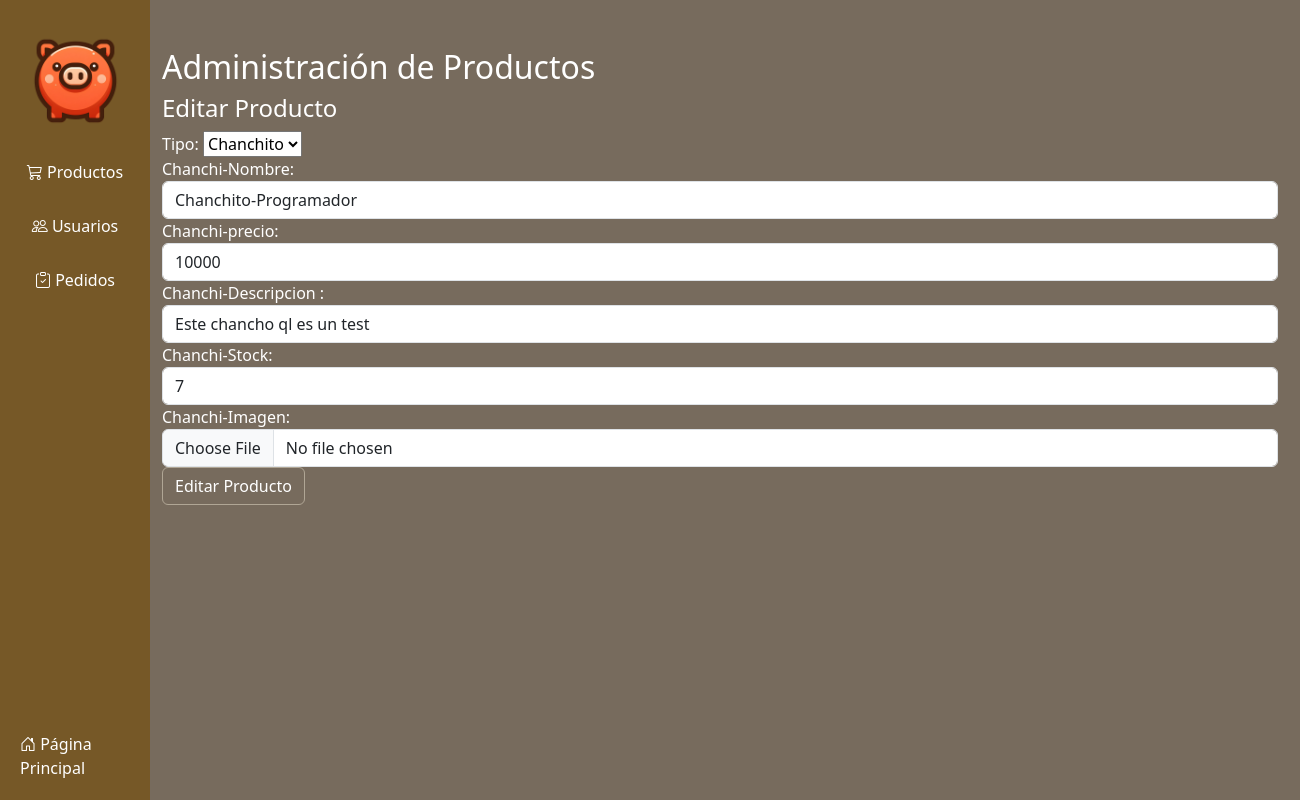
Page /dashboard/producto/1973e8eb-20bf-4ad9-8c88-ba2da3740ec2 (signed in) on the committed database.
### pagina/models.py (models this page shows, shortened)
class Producto (models.Model):
    TIPO = [
        ('C', 'Chanchito'),
        ('P', 'Paila')
    ]
    tipo = models.CharField(max_length=1,choices=TIPO, default= 'C')
    id = models.UUIDField(default=uuid.uuid4, primary_key=True, unique=True, editable=False)
    nombre = models.CharField(max_length=50,unique=True)
    descripcion = models.CharField(max_length=300)
    valor = models.IntegerField()
    stock = models.IntegerField()
    imagen = models.ImageField(upload_to="productos/")

### pagina/views.py (the view, shortened to what this page needs)
# urls.py: path('dashboard/producto/<uuid:id>',editarProducto,name="editar"),
@login_required
@permission_required("pagina.view_user",raise_exception=True)
def editarProducto(request,id):
    tipos = Producto.TIPO
    producto = Producto.objects.get(id=id)
    context = {'producto': producto,'tipos': tipos}
    return render(request,"core/editarProducto.html", context)

### pagina/templates/core/editarProducto.html (shortened to what this page needs)
{% extends "core/template_admin.html" %} {% load static %} {% load humanize %}
{% block content %}
<div class="container mt-5 content" id="admin-contenido">
  <h2 class="text-white" class="mb-4">Administración de Productos</h2>
  <h4 class="text-white">Editar Producto</h4>
  <form id="addProductForm" method="post" enctype="multipart/form-data">
    <div class="form-group">
      <label for="productName" class="text-white">Tipo: </label>
      <select name="Tipo" id="Tipo">
        {% for value,label in tipos %}
        <option {% if value == producto.tipo  %}selected{% endif %}
        value="{{value}}">{{label}}</option>
        {% endfor %}
      </select>
    </div>
    <div class="form-group">
      <label for="productPrice" class="text-white">Chanchi-Nombre: </label>
      <input
        name="productonombre"
        type="text"
        class="form-control"
        id="nombreproducto"
        value="{{producto.nombre}}"
        required
      />
    </div>
    <div class="form-group">
      <label for="productStock" class="text-white">Chanchi-precio:</label>
      <input
        name="precioProducto"
        type="number"
        class="form-control"
        id="precioProducto"
        value="{{producto.valor}}"
        required
      />
    </div>
    <div class="form-group">
      <label for="productName" class="text-white">Chanchi-Descripcion :</label>
      <input
        name="descripcionProducto"
        type="text"
        class="form-control"
        id="descripcionProducto"
        value="{{producto.descripcion}}"
        required
      />
    </div>
    <div class="form-group">
      <label for="productName" class="text-white">Chanchi-Stock: </label>
      <input
        name="StockProducto"
        type="text"
        class="form-control"
        id="StockProducto"
        value="{{producto.stock}}"
        required
      />
    </div>
    <div class="form-group">
      <label for="productName" class="text-white">Chanchi-Imagen:</label>
      <input
        name="imagenProducto"
        type="file"
        accept="image/*"
        class="form-control"
        id="imagenProducto"
      />
    </div>
    <button type="submit" class="btn btn-primary">Editar Producto</button>
  </form>
</div>
{% endblock content %}

### pagina/static/core/css/test.css (style rules this page uses)
body { background-color: #776b5d !important; }
.btn { background-color: #776b5d !important ; transition : all 0.4s !important; border-color: #b0a695 !important; }

### pagina/static/core/css/admin.css (style rules this page uses)
.content { margin-left: 150px; }

### rows in the picture
Producto: Tipo "Chanchito", productonombre "Chanchito-Programador", precioProducto "10000", descripcionProducto "Este chancho ql es un test", StockProducto "7"
